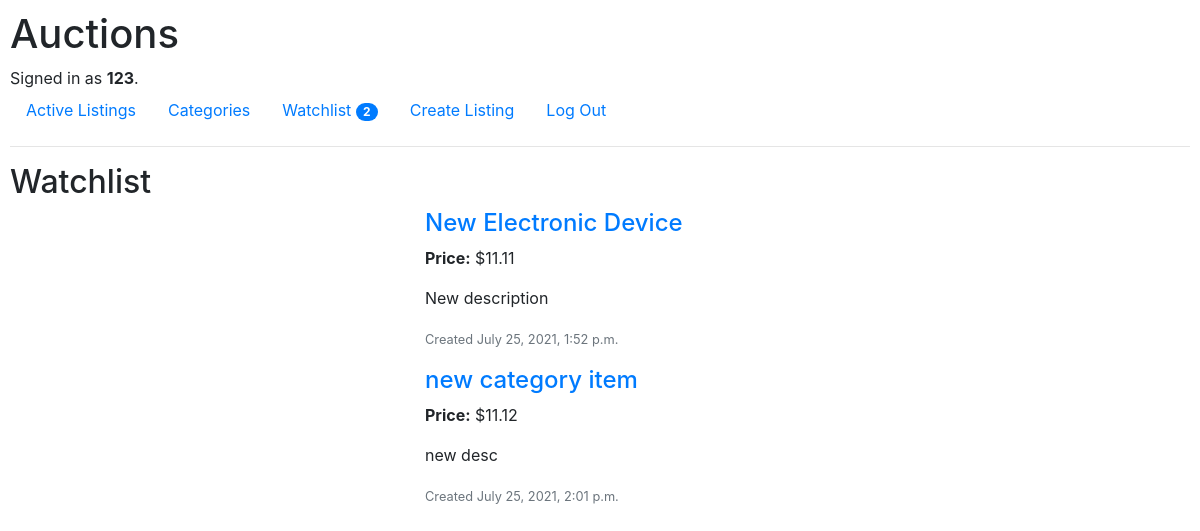
The app's page /watchlist (signed in), older data.
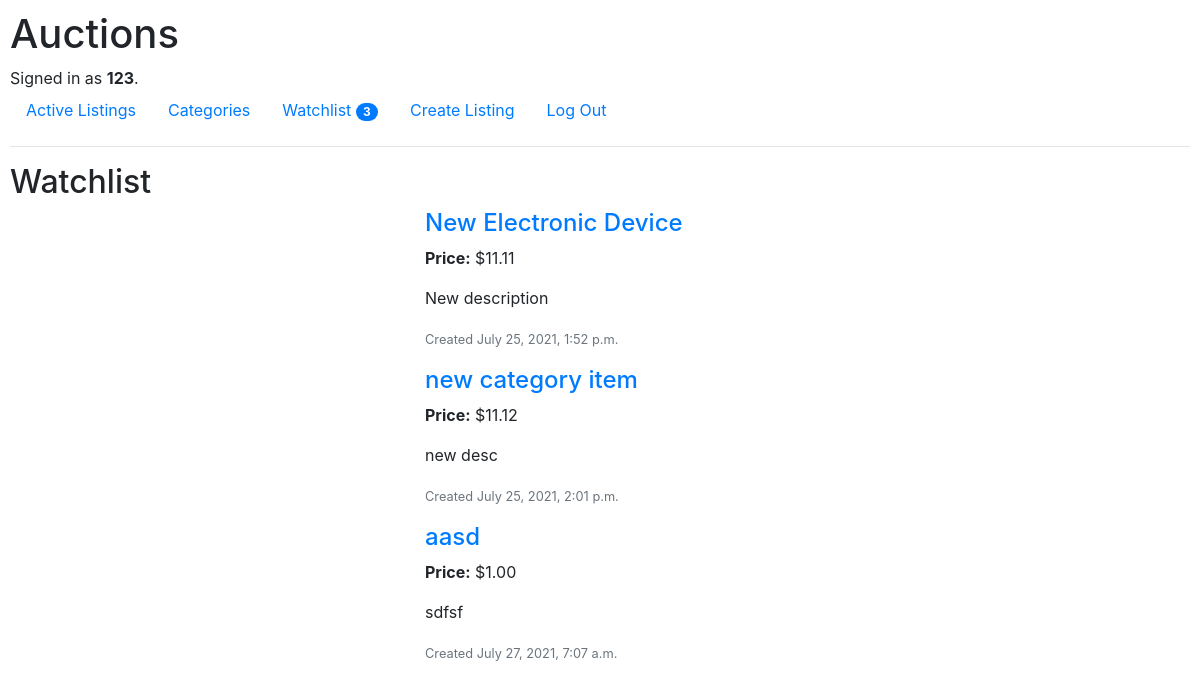
The same page, newer data.
### auctions/models.py (models this page shows, shortened)
class User(AbstractUser):
    pass

class Listing(models.Model):
    creator = models.ForeignKey(User, on_delete=models.CASCADE, related_name="listings")
    title = models.CharField(max_length=64)
    description = models.TextField()
    image = models.ImageField(null=True, blank=True, upload_to="auctions")
    category = models.ForeignKey(Category, blank=True, on_delete=models.CASCADE, related_name="category_items")
    date_created = models.DateTimeField()
    is_active = models.BooleanField()
    price = models.DecimalField(max_digits=19, decimal_places=2)
    highest_bid = models.ForeignKey('Bid', null=True, blank=True, on_delete=models.CASCADE, related_name="winners")
    watchers = models.ManyToManyField(User, blank=True, related_name="watchlist")

### auctions/views.py (the view)
# urls.py: path("watchlist", views.watchlist, name="watchlist"),
@login_required
def watchlist(request):
    watchlistings = request.user.watchlist.all()
    context = {
        "listings": watchlistings
    }
    return render(request, "auctions/watchlist.html", context)

### auctions/templates/auctions/watchlist.html (shortened to what this page needs)
{% extends "auctions/layout.html" %}
{% block body %}
    <h2>Watchlist</h2>
    <div class="container">
      <div class="row">
    {% if listings %}
    {% for listing in listings %}
        <div class="col-4">
        </div>
        <div class="col-6">
            <a href="{% url 'auctions:listing' listing_id=listing.id %}"><h4>{{ listing.title }}</h4></a>
            <p><b>Price:</b> ${{ listing.price }}</p>
            <p>{{ listing.description }}</p>
            <p class="text-secondary"><small>Created {{ listing.date_created }}</small></p>
        </div>
    {% endfor %}
    {% else %}
        <div class="col-10">
          <h4>Your watchlist is empty</h4>
        </div>
      </div>
    </div>
    {% endif %}
{% endblock %}

### auctions/templates/auctions/layout.html (shortened to what this page needs)
{% load static %}
<!DOCTYPE html>
<html lang="en">
    <head>
        <link rel="stylesheet" href="https://stackpath.bootstrapcdn.com/bootstrap/4.4.1/css/bootstrap.min.css">
        <link href="{% static 'auctions/styles.css' %}" rel="stylesheet">
    </head>
    <body>
        <h1>Auctions</h1>
        <div>
            {% if user.is_authenticated %}
                Signed in as <strong>{{ user.username }}</strong>.
            {% else %}
                Not signed in.
            {% endif %}
        </div>
        <ul class="nav">
            <li class="nav-item">
                <a class="nav-link" href="{% url 'auctions:index' %}">Active Listings</a>
            </li>
            {% if user.is_authenticated %}
                <li class="nav-item">
                    <a class="nav-link" href="{% url 'auctions:categories' %}">Categories</a>
                </li>
                <li class="nav-item">
                    <a class="nav-link" href="{% url 'auctions:watchlist' %}">Watchlist
                    <span class="badge badge-primary badge-pill">{{ user.watchlist.count }}</span>
                    </a>
                </li>
                <li class="nav-item">
                    <a class="nav-link" href="{% url 'auctions:new_listing' %}">Create Listing</a>
                </li>
                <li class="nav-item">
                    <a class="nav-link" href="{% url 'auctions:logout' %}">Log Out</a>
                </li>
            {% endif %}
        </ul>
        <hr>
        {% block body %}
        {% endblock %}
    </body>
</html>

Row changes from the older to the newer data that the page shows:
changed User: watchlist.count "2" → "3"
now on this page (row edited): Listing: title "aasd", price "1.00", description "sdfsf", date_created "July 27, 2021, 7:07 a.m."
